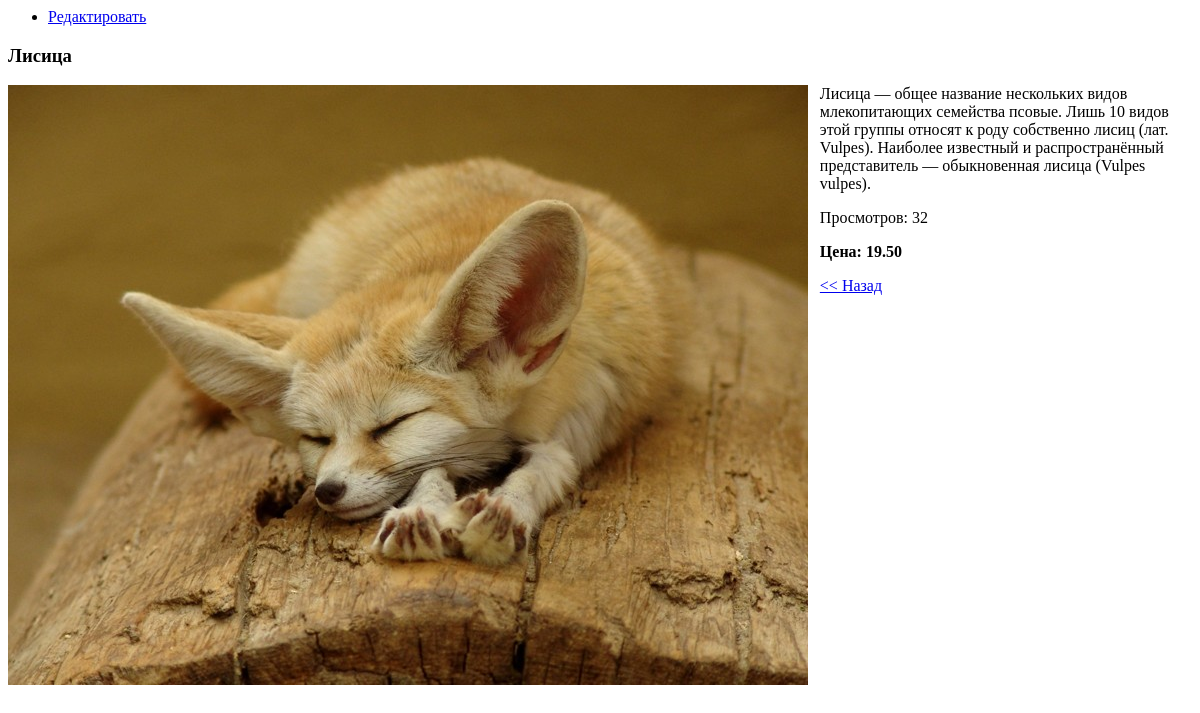
The app's page /image.php?id=2, older data.
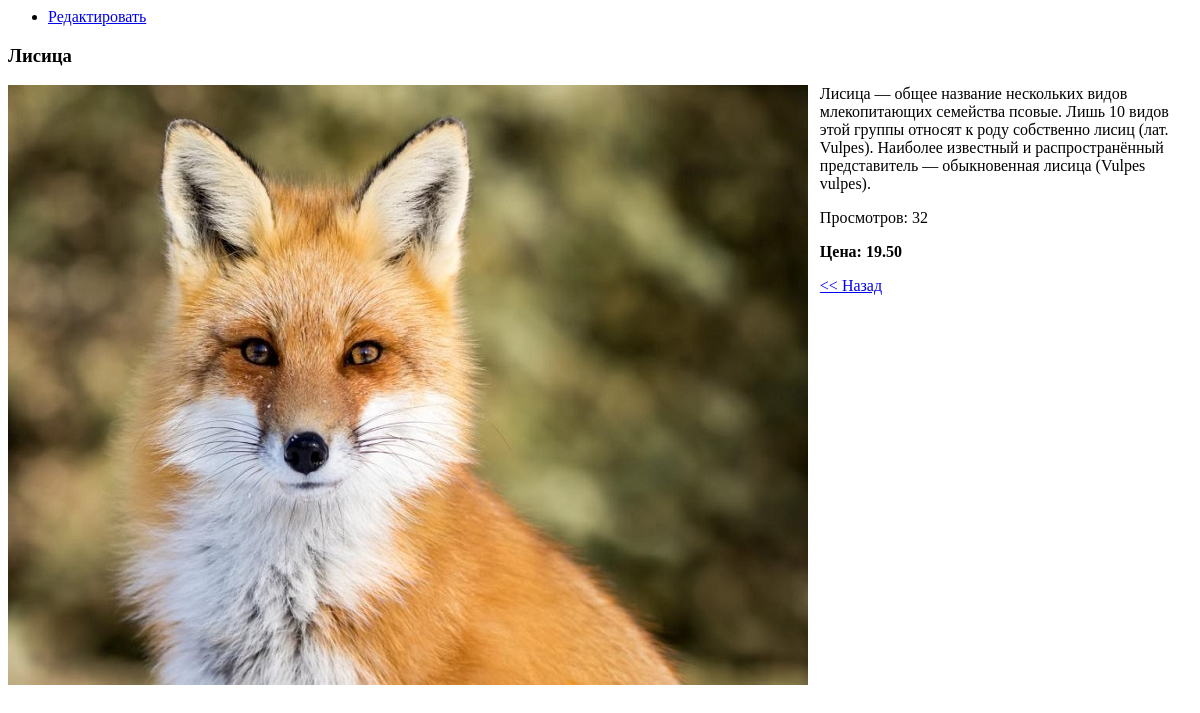
The same page, newer data.
### tables this page shows
CREATE TABLE `gallery` (
  `id` smallint(5) UNSIGNED NOT NULL COMMENT 'id товара',
  `id_category` smallint(5) NOT NULL COMMENT 'id категории товара',
  `url` varchar(255) NOT NULL COMMENT 'Расположение фотографии животного',
  `size` int(10) UNSIGNED NOT NULL COMMENT 'Размер в байтах демонстрационной картинки',
  `name` varchar(255) NOT NULL COMMENT 'Наименование товара',
  `description` varchar(1024) DEFAULT NULL COMMENT 'Описание товара',
  `views` smallint(5) DEFAULT NULL COMMENT 'Количество просмотров',
  `price` decimal(5,2) UNSIGNED NOT NULL COMMENT 'Цена товара'
);

### engine/db.php (called while the page is built, shortened)
<?php
function createConnection()
{
    $db = mysqli_connect(DB_HOST, DB_USER, DB_PASS, DB_NAME);
    mysqli_set_charset($db, 'utf8');
    return $db;
}
function execQuery($sql, $db=null): int
{
    if (!$db) {
        $db = createConnection();
    }
    $result = mysqli_query($db, $sql);
    return $result;
}
function getAssocResult($sql)
{
    $db = createConnection();
    $result = mysqli_query($db, $sql);
    $arrayResult = [];
    while ($row = mysqli_fetch_assoc($result)) {
        $arrayResult[] = $row;
    }
    return $arrayResult;
}
function getSingle($sql)
{
    $result = getAssocResult($sql);
    return $result[0];
}

### engine/gallery.php (called while the page is built, shortened)
<?php
function getImage($id)
{
    $id = (int)$id;
    $sql = "SELECT * FROM `gallery` WHERE `id` = $id";
    return getSingle($sql);
}
function showImage($id)
{
    $id = (int)$id;
    $image = getImage($id);
    $image['views']++;
    return render(TEMPLATES_DIR . 'product.tpl', $image);
}
function updateViews(
    $id,
    $views
)
{
    $id = (int)$id;
    $viewsStr = strval($views);
    $sql = "UPDATE `gallery` SET `views`=$viewsStr WHERE `id` = $id";
    return execQuery($sql);
}

### engine/functions.php (called while the page is built, shortened)
<?php
function render($file, $variables = [])
{
	$templateContent = file_get_contents($file);
	foreach ($variables as $varName => $varValue) {
		$varName = '{{' . strtoupper($varName) . '}}';
		$templateContent = str_replace($varName, $varValue, $templateContent);
	}
	return $templateContent;
}

### public/image.php (the view, shortened to what this page needs)
<?php
$id = isset($_GET['id']) ? $_GET['id'] : false;
$id = (int)$id;
echo  showImage($id);

Row changes from the older to the newer data that the page shows:
changed gallery: price+description+name: a different picture
